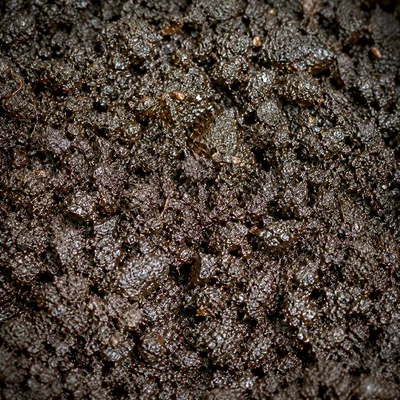
#> input picture assets/ekb/photo/chernozem-400.webp, 400 x 400 px; its folder holds 4 pictures in this run
$ python optimize_photos.py ../assets/ekb/photo/chernozem-200.webp
#> lines starting #> are read from the running program, lines starting #| are printed output that depends on the picture
# -*- coding: utf-8 -*-
"""Пережатие фотографий раздела под скорость загрузки.

Запуск:  python3 _ekb-build/optimize_photos.py [--dry]

Зачем. add_photo.py сохранял WebP с quality=82. Для макросъёмки грунта это
слишком много: снимок сплошного шума почти не сжимается, и шапки товарных
страниц весили по 300 КБ. На мобильном интернете именно эта картинка и есть
LCP, то есть момент, когда человек считает страницу загруженной.

Что делает. Пережимает каждый WebP и JPG в assets/ekb/photo из самого
крупного имеющегося WebP того же кадра: пересжатие крупного файла с
уменьшением даёт меньше артефактов, чем пересжатие уже ужатого мелкого.

Про качество. 62 вместо 82 — на фотографиях земли разница не видна даже
при сравнении вплотную: там нет ни плавных градиентов, ни резких границ,
где артефакты заметны. У круглых текстур в полосе товаров качество выше:
они маленькие, и мылом смотрятся сразу. Размывать кадры перед сжатием (это
дало бы ещё треть) сознательно не стали — фотографии здесь работают на
доверие, и мягкая картинка выглядит как чужая заглушка.

Скрипт идемпотентен по смыслу, но не по байтам: повторный прогон снова
пережмёт уже пережатое и качество осядет ещё. Запускать по необходимости,
а не в общем конвейере сборки.
"""
import os
import re
import sys
from PIL import Image

ROOT = os.path.dirname(os.path.dirname(os.path.abspath(__file__)))
OUT = os.path.join(ROOT, "assets", "ekb", "photo")

WEBP_HERO = 62      # шапки и сюжетные кадры: показываются крупно, шума много
WEBP_TEX = 70       # круглые текстуры 96-400 px: мелкие, мыло заметно
JPG_Q = 74          # запасной вариант для браузеров без WebP


def quality_for(name, width):
    return WEBP_TEX if width <= 400 and not name.startswith("hero-") else WEBP_HERO


def main():
    dry = "--dry" in sys.argv
    files = {}
    for f in os.listdir(OUT):
        m = re.match(r"(.+)-(\d+)\.(webp|jpg)$", f)
        if m:
            files.setdefault(m.group(1), []).append((int(m.group(2)), m.group(3), f))

    was = now = 0
    for name in sorted(files):
        items = files[name]
        # Источник — самый широкий WebP кадра: он ближе всего к оригиналу.
        widest = max((w for w, ext, _ in items if ext == "webp"), default=None)
        if widest is None:
            continue
        src = Image.open(os.path.join(OUT, f"{name}-{widest}.webp")).convert("RGB")
#> src is the input picture: PIL image 400x400 RGB; mean R, G, B 75.4, 63.6, 55.2
        for width, ext, fname in sorted(items):
            path = os.path.join(OUT, fname)
            before = os.path.getsize(path)
            was += before
            h = round(src.size[1] * width / src.size[0])
            im = src if width == src.size[0] else src.resize((width, h), Image.LANCZOS)
            if dry:
                now += before
                continue
            if ext == "webp":
                im.save(path, "WEBP", quality=quality_for(name, width), method=6)
            else:
                im.save(path, "JPEG", quality=JPG_Q, optimize=True, progressive=True)
            after = os.path.getsize(path)
            now += after
            print(f"  {fname:34} {before // 1024:>4} -> {after // 1024:>4} КБ")
#> this loop made 3 passes
#> pass 1, in main, `im = src if width == src.size[0] else src.resize((width, h), Image.LAN..`:
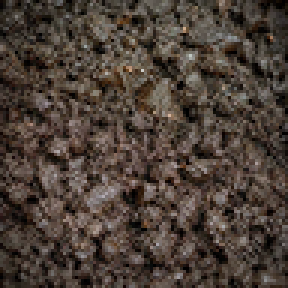
#> im: PIL image 96x96 RGB (shown 3 times larger); mean R, G, B 75.4, 63.7, 55.4
#> pass 2, in main, `im = src if width == src.size[0] else src.resize((width, h), Image.LAN..`:
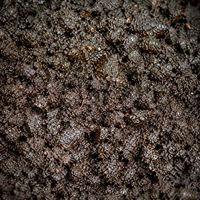
#> im: PIL image 200x200 RGB; mean R, G, B 75.4, 63.7, 55.5
#> after the loop, now = 77120; was = 103520

    print(f"\nБыло {was // 1024} КБ, стало {now // 1024} КБ, "
          f"минус {(was - now) * 100 // was if was else 0}%")
#| Было 190 КБ, стало 155 КБ, минус 17%


if __name__ == "__main__":
    main()
